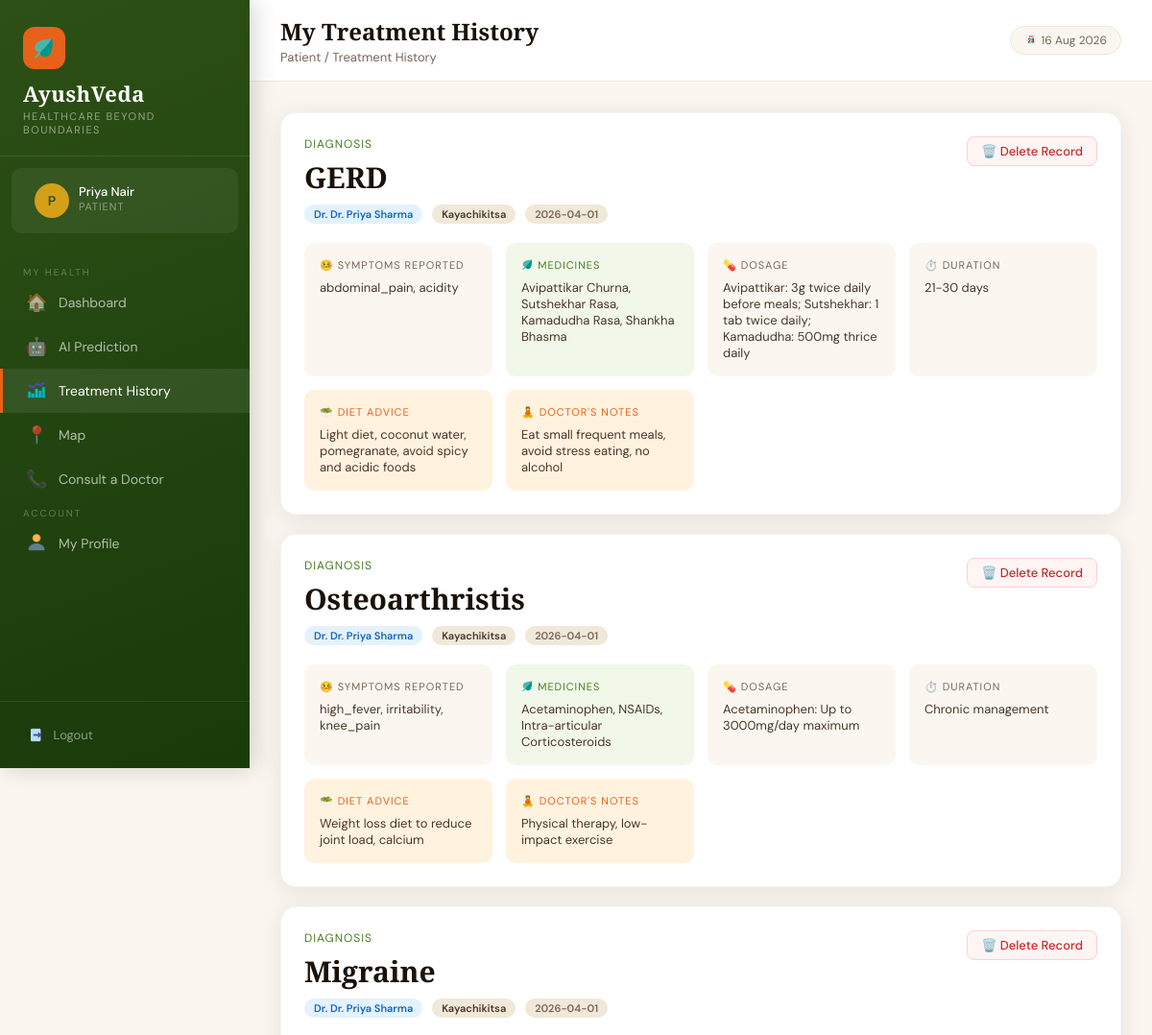
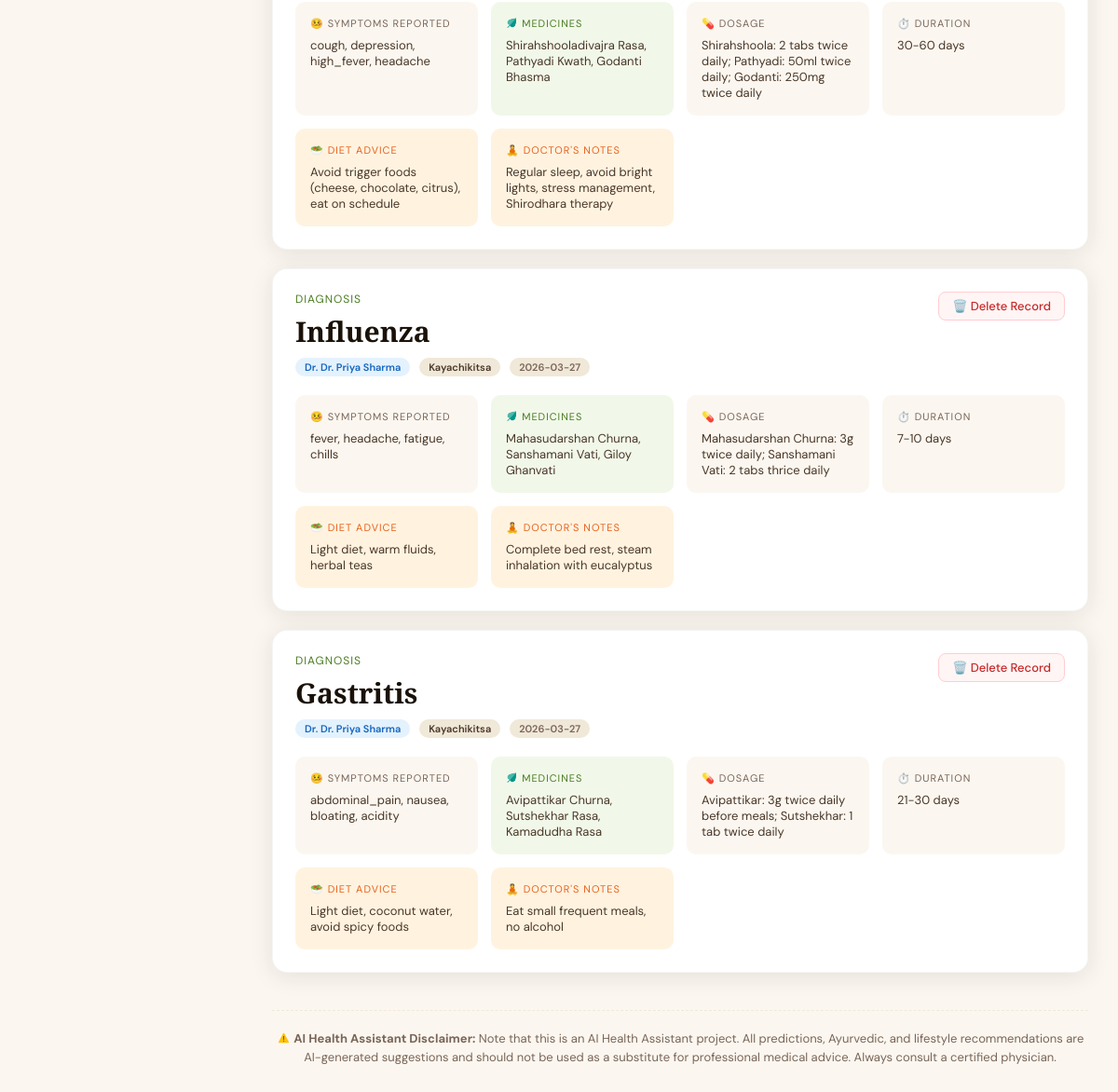
The page /patient/history (signed in) on the database its author committed (2 pictures, top to bottom).
### tables this page shows
CREATE TABLE prescriptions (
            id INTEGER PRIMARY KEY AUTOINCREMENT,
            patient_id INTEGER,
            doctor_id INTEGER,
            symptoms TEXT,
            predicted_disease TEXT,
            medicines TEXT,
            dosage TEXT,
            duration TEXT,
            suggestions TEXT,
            diet_advice TEXT,
            created_at TIMESTAMP DEFAULT CURRENT_TIMESTAMP,
            FOREIGN KEY (patient_id) REFERENCES patients(id),
            FOREIGN KEY (doctor_id) REFERENCES doctors(id)
        );

CREATE TABLE doctors (
            id INTEGER PRIMARY KEY AUTOINCREMENT,
            name TEXT NOT NULL,
            email TEXT UNIQUE NOT NULL,
            password TEXT NOT NULL,
            phone TEXT,
            specialization TEXT,
            qualification TEXT,
            experience INTEGER DEFAULT 0,
            created_at TIMESTAMP DEFAULT CURRENT_TIMESTAMP
        );

### app.py (the view)
@app.route('/patient/history')
@login_required('patient')
def patient_history():
    conn = get_db()
    prescriptions = conn.execute(
        "SELECT pr.*, d.name as doctor_name, d.specialization FROM prescriptions pr JOIN doctors d ON pr.doctor_id=d.id WHERE pr.patient_id=? ORDER BY pr.created_at DESC",
        (session['user_id'],)
    ).fetchall()
    conn.close()
    return render_template('patient/history.html', prescriptions=prescriptions)

### app.py (called while the page is built)
@app.context_processor
def inject_now():
    return {'now': datetime.now().strftime('%d %b %Y')}

def get_db():
    conn = sqlite3.connect(DB_PATH)
    conn.row_factory = sqlite3.Row
    return conn

def login_required(role):
    def decorator(f):
        @wraps(f)
        def wrapper(*args, **kwargs):
            if session.get('role') != role:
                flash('Please login to continue.', 'error')
                return redirect(url_for(f'{role}_login'))
            return f(*args, **kwargs)
        return wrapper
    return decorator

### templates/patient/history.html (shortened to what this page needs)
{% extends 'base.html' %}
{% block page_title %}My Treatment History{% endblock %}
{% block breadcrumb %}Patient / Treatment History{% endblock %}
{% block nav %}
<span class="nav-section-label">My Health</span>
<a href="/patient/dashboard" class="nav-link"><span class="icon">🏠</span> Dashboard</a>
<a href="/patient/predict" class="nav-link"><span class="icon">🤖</span> AI Prediction</a>
<a href="/patient/history" class="nav-link active"><span class="icon"><img src="/static/images/dashboard_icon.png" style="height:1.2em;width:1.2em;vertical-align:-0.2em;"></span> Treatment History</a>
<a href="/patient/map" class="nav-link"><span class="icon">📍</span> Map</a>
<a href="/patient/consult" class="nav-link"><span class="icon">📞</span> Consult a Doctor</a>
<span class="nav-section-label">Account</span>
<a href="/patient/profile" class="nav-link"><span class="icon"><img src="/static/images/profile_icon.png" style="height:1.2em;width:1.2em;vertical-align:-0.2em;"></span> My Profile</a>
{% endblock %}
{% block content %}
{% if prescriptions %}
{% for pr in prescriptions %}
<div class="card" style="margin-bottom:20px">
    <div style="display:flex;align-items:flex-start;justify-content:space-between;flex-wrap:wrap;gap:10px;margin-bottom:20px">
        <div>
            <div style="font-size:12px;text-transform:uppercase;letter-spacing:1px;color:#4A7C22;margin-bottom:6px">Diagnosis</div>
            <h2 style="font-family:'Cormorant Garamond',serif;font-size:30px;color:#1A1208">{{ pr.predicted_disease }}</h2>
            <div style="margin-top:8px;display:flex;gap:10px;flex-wrap:wrap">
                <span class="badge badge-blue">Dr. {{ pr.doctor_name }}</span>
                <span class="badge" style="background:#F0E8D8;color:#4A3728">{{ pr.specialization }}</span>
                <span class="badge" style="background:#F0E8D8;color:#7A6558">{{ pr.created_at[:10] }}</span>
            </div>
        </div>
        <div style="flex-shrink:0;">
            <form action="{{ url_for('patient_delete_history', pr_id=pr.id) }}" method="POST" onsubmit="return confirm('Are you sure you want to delete this treatment record?');" style="margin:0;">
                <button type="submit" class="btn btn-outline" style="color:#C62828; border-color:#FFCDD2; background:#FFF5F5; padding:6px 14px; font-size:13px; font-weight:500; display:flex; align-items:center; gap:6px;">
                    🗑️ Delete Record
                </button>
            </form>
        </div>
    </div>
    <div class="prescription-grid">
        <div style="background:#FBF7F0;border-radius:10px;padding:16px">
            <div style="font-size:11px;text-transform:uppercase;letter-spacing:1px;color:#7A6558;margin-bottom:8px">🤒 Symptoms Reported</div>
            <div style="font-size:13px;color:#4A3728">{{ pr.symptoms }}</div>
        </div>
        <div style="background:#F1F8E9;border-radius:10px;padding:16px">
            <div style="font-size:11px;text-transform:uppercase;letter-spacing:1px;color:#4A7C22;margin-bottom:8px"><img src="/static/images/logo_icon.png" style="height:1.2em;width:1.2em;vertical-align:-0.2em;"> Medicines</div>
            <div style="font-size:13px;color:#4A3728">{{ pr.medicines }}</div>
        </div>
        <div style="background:#FBF7F0;border-radius:10px;padding:16px">
            <div style="font-size:11px;text-transform:uppercase;letter-spacing:1px;color:#7A6558;margin-bottom:8px">💊 Dosage</div>
            <div style="font-size:13px;color:#4A3728">{{ pr.dosage }}</div>
        </div>
        <div style="background:#FBF7F0;border-radius:10px;padding:16px">
            <div style="font-size:11px;text-transform:uppercase;letter-spacing:1px;color:#7A6558;margin-bottom:8px">⏱️ Duration</div>
            <div style="font-size:13px;color:#4A3728">{{ pr.duration }}</div>
        </div>
        {% if pr.diet_advice %}
        <div style="background:#FFF3E0;border-radius:10px;padding:16px">
            <div style="font-size:11px;text-transform:uppercase;letter-spacing:1px;color:#E8611A;margin-bottom:8px">🥗 Diet Advice</div>
            <div style="font-size:13px;color:#4A3728">{{ pr.diet_advice }}</div>
        </div>
        {% endif %}
        {% if pr.suggestions %}
        <div style="background:#FFF3E0;border-radius:10px;padding:16px">
            <div style="font-size:11px;text-transform:uppercase;letter-spacing:1px;color:#E8611A;margin-bottom:8px">🧘 Doctor's Notes</div>
            <div style="font-size:13px;color:#4A3728">{{ pr.suggestions }}</div>
        </div>
        {% endif %}
    </div>
</div>
{% endfor %}
{% endif %}
{% endblock %}

### templates/base.html (style rules this page uses)
:root { --saffron: #E8611A; --saffron-light: #F4874B; --turmeric: #D4A017; --forest: #2D5016; --forest-mid: #4A7C22; --forest-light: #7AB648; --cream: #FBF7F0; --cream-dark: #F0E8D8; --earth: #6B4226; --earth-light: #9B6B42; --text-dark: #1A1208; --text-mid: #4A3728; --text-light: #7A6558; --white: #FFFFFF; --sidebar-w: 260px; --shadow: 0 4px 24px rgba(26, 18, 8, 0.10); --shadow-lg: 0 12px 48px rgba(26, 18, 8, 0.16); }
* { box-sizing: border-box; margin: 0; padding: 0; }
body { font-family: 'DM Sans', sans-serif; background: var(--cream); color: var(--text-dark); min-height: 100vh; }
h1, h2, h3, h4 { font-family: 'Cormorant Garamond', serif; }
.nav-section-label { color: rgba(255, 255, 255, 0.3); font-size: 10px; text-transform: uppercase; letter-spacing: 2px; padding: 12px 24px 6px; font-family: 'DM Sans', sans-serif; }
.nav-link { display: flex; align-items: center; gap: 12px; padding: 11px 24px; color: rgba(255, 255, 255, 0.65); text-decoration: none; font-size: 14px; transition: all 0.2s; border-left: 3px solid transparent; position: relative; }
.nav-link:hover, .nav-link.active { color: #fff; background: rgba(255, 255, 255, 0.08); border-left-color: var(--saffron); }
.nav-link .icon { font-size: 18px; width: 22px; text-align: center; }
.card { background: var(--white); border-radius: 16px; padding: 24px; box-shadow: var(--shadow); border: 1px solid rgba(0, 0, 0, 0.04); }
.btn { display: inline-flex; align-items: center; gap: 8px; padding: 10px 20px; border-radius: 8px; font-size: 14px; font-weight: 500; cursor: pointer; text-decoration: none; border: none; transition: all 0.2s; font-family: 'DM Sans', sans-serif; }
.btn-outline { background: transparent; border: 1.5px solid var(--cream-dark); color: var(--text-mid); }
.badge { display: inline-block; padding: 3px 10px; border-radius: 20px; font-size: 11px; font-weight: 600; }
.badge-blue { background: #E3F2FD; color: #1565C0; }

### templates/patient/history.html (style rules this page uses)
.prescription-grid { display: grid; grid-template-columns: minmax(0,1fr); gap: 14px; word-break: break-word; }
@media (min-width: 768px) { .prescription-grid { grid-template-columns: repeat(2, minmax(0,1fr)); } }
@media (min-width: 1024px) { .prescription-grid { grid-template-columns: repeat(4, minmax(0,1fr)); } }

### rows shown on the page
prescriptions: predicted_disease "GERD", doctor_name "Dr. Priya Sharma", specialization "Kayachikitsa", created_at "2026-04-01", symptoms "abdominal_pain, acidity", medicines "Avipattikar Churna, Sutshekhar Rasa, Kamadudha Rasa, Shankha Bhasma", dosage "Avipattikar: 3g twice daily before meals; Sutshekhar: 1 tab twice daily; Kamadudha: 500mg thrice daily", duration "21-30 days", diet_advice "Light diet, coconut water, pomegranate, avoid spicy and acidic foods", suggestions "Eat small frequent meals, avoid stress eating, no alcohol"
prescriptions: predicted_disease "Osteoarthristis", doctor_name "Dr. Priya Sharma", specialization "Kayachikitsa", created_at "2026-04-01", symptoms "high_fever, irritability, knee_pain", medicines "Acetaminophen, NSAIDs, Intra-articular Corticosteroids", dosage "Acetaminophen: Up to 3000mg/day maximum", duration "Chronic management", diet_advice "Weight loss diet to reduce joint load, calcium", suggestions "Physical therapy, low-impact exercise"
prescriptions: predicted_disease "Migraine", doctor_name "Dr. Priya Sharma", specialization "Kayachikitsa", created_at "2026-04-01", symptoms "cough, depression, high_fever, headache", medicines "Shirahshooladivajra Rasa, Pathyadi Kwath, Godanti Bhasma", dosage "Shirahshoola: 2 tabs twice daily; Pathyadi: 50ml twice daily; Godanti: 250mg twice daily", duration "30-60 days", diet_advice "Avoid trigger foods (cheese, chocolate, citrus), eat on schedule", suggestions "Regular sleep, avoid bright lights, stress management, Shirodhara therapy"
prescriptions: predicted_disease "Influenza", doctor_name "Dr. Priya Sharma", specialization "Kayachikitsa", created_at "2026-03-27", symptoms "fever, headache, fatigue, chills", medicines "Mahasudarshan Churna, Sanshamani Vati, Giloy Ghanvati", dosage "Mahasudarshan Churna: 3g twice daily; Sanshamani Vati: 2 tabs thrice daily", duration "7-10 days", diet_advice "Light diet, warm fluids, herbal teas", suggestions "Complete bed rest, steam inhalation with eucalyptus"
prescriptions: predicted_disease "Gastritis", doctor_name "Dr. Priya Sharma", specialization "Kayachikitsa", created_at "2026-03-27", symptoms "abdominal_pain, nausea, bloating, acidity", medicines "Avipattikar Churna, Sutshekhar Rasa, Kamadudha Rasa", dosage "Avipattikar: 3g twice daily before meals; Sutshekhar: 1 tab twice daily", duration "21-30 days", diet_advice "Light diet, coconut water, avoid spicy foods", suggestions "Eat small frequent meals, no alcohol"

### other values the page prints
{{ session.user_name[0].upper() }} "P"
{{ session.user_name }} "Priya Nair"
{{ session.role|capitalize }} "PATIENT"
